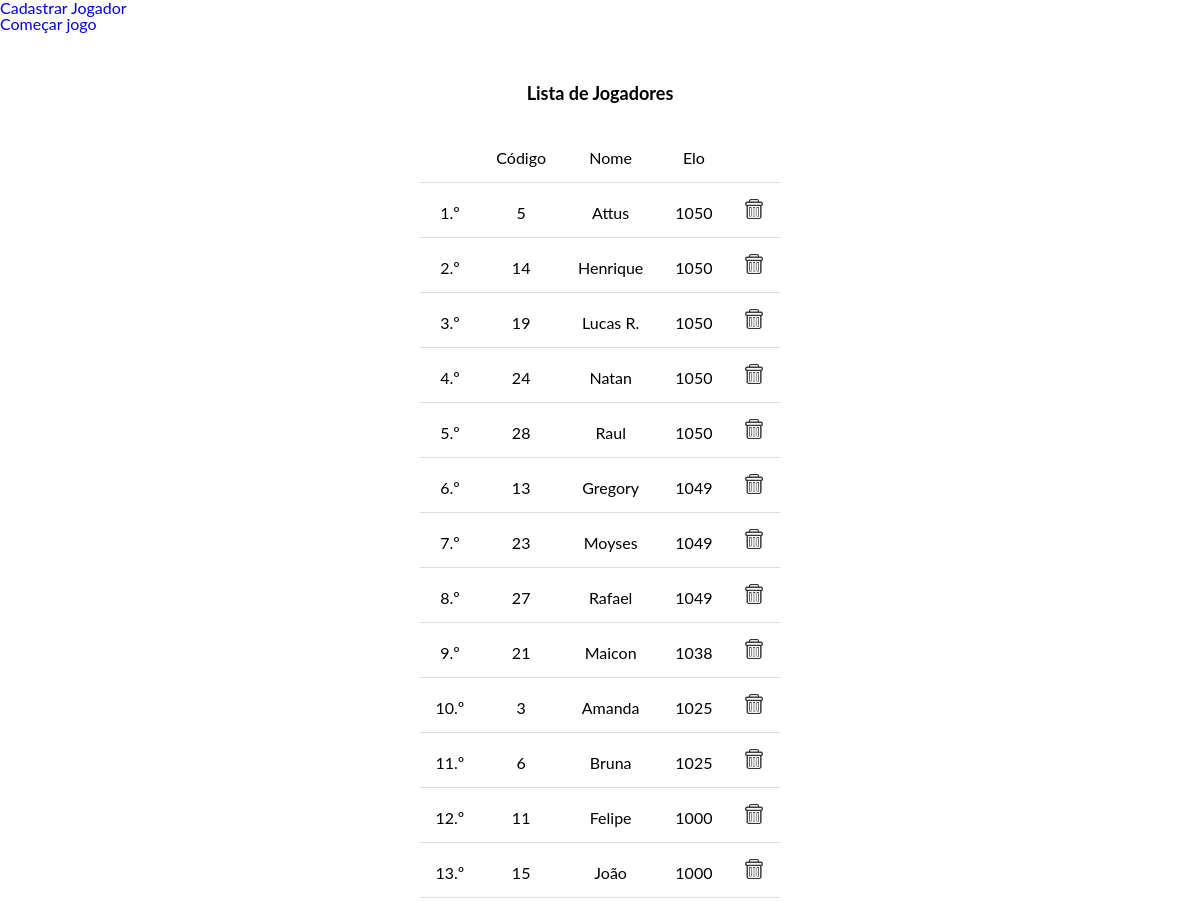
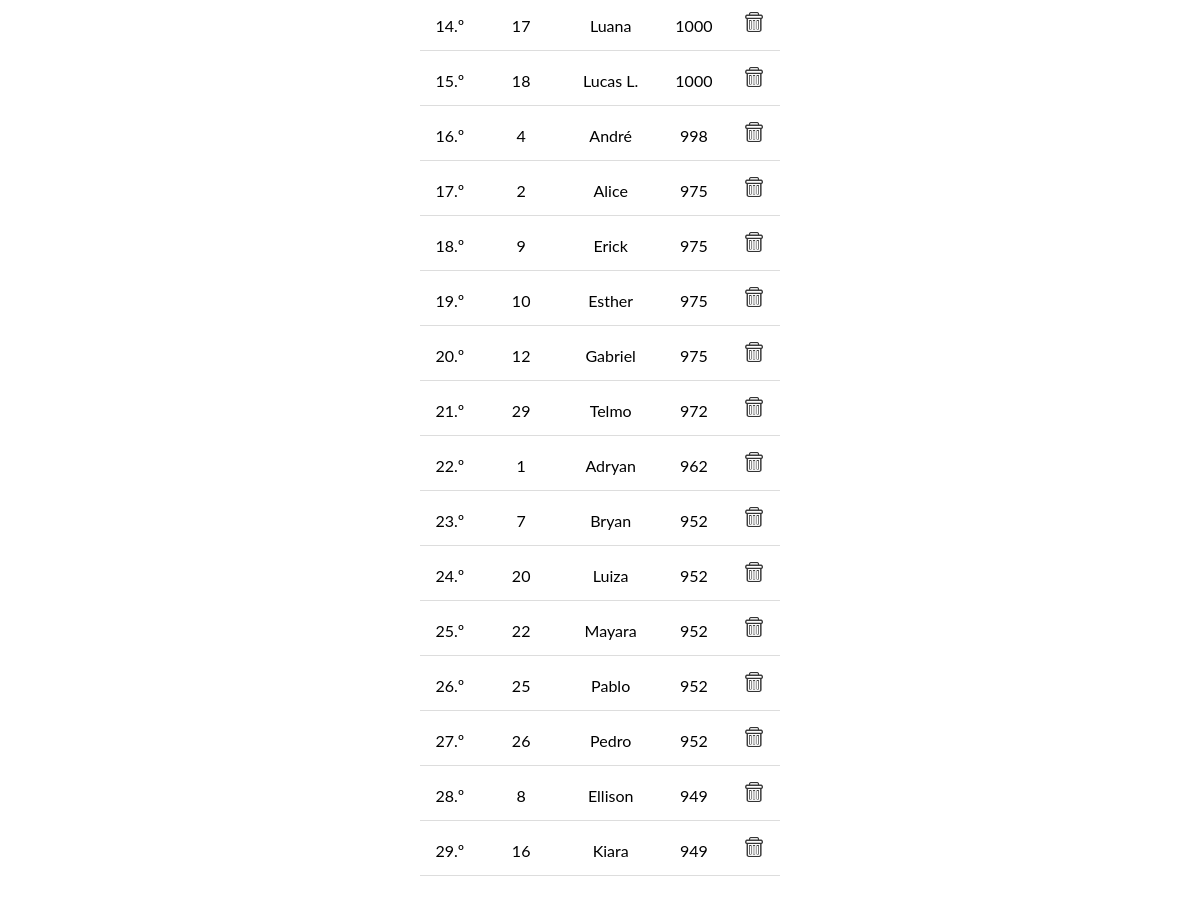
The page / on the database its author committed (2 pictures, top to bottom).
### tables this page shows
CREATE TABLE `jogador` (
  `id_jogador` int(11) NOT NULL,
  `nome_jogador` varchar(55) NOT NULL,
  `elo_jogador` int(5) NOT NULL DEFAULT '1000',
  `login_jogador` varchar(55) NOT NULL,
  `senha_jogador` varchar(55) NOT NULL,
  `numero_vitorias` int(11) NOT NULL DEFAULT '0',
  `numero_derrotas` int(9) NOT NULL DEFAULT '0'
);

### inicio.php (the view)
<?php
  $n = 1;
	include 'conexao.php';
	$sql = "SELECT id_jogador, nome_jogador, elo_jogador FROM jogador ORDER BY elo_jogador desc, nome_jogador asc ";
	$resultado = mysqli_query($conexao, $sql);
?>
<a href="?pagina=formJogador">Cadastrar Jogador</a><br>
<a href="?pagina=jogo">Começar jogo</a>
<div class="lista">
<br>
<h2>Lista de Jogadores</h2>
<br>
<br>
<table border="1">
	<tr>
    <td></td>
		<td>Código</td>
		<td>Nome</td>
		<td>Elo</td>
    <td></td>
<?php
	while ($linha = mysqli_fetch_assoc($resultado)) {
		echo "<tr>";
    echo "<td>$n.º</td>";
		echo "<td>$linha[id_jogador]</td>";
		echo "<td>$linha[nome_jogador]</td>";
		echo "<td>$linha[elo_jogador]</td>";
		echo "<td>";
		echo "<a href='excluirJogador.php?id=$linha[id_jogador]' class='botao'><img src=\"lixo.png\" width=\"20px\"></a>";
		echo "</td>";
		echo "</tr>";
    $n += 1;
	}
?>
	</tr>
</table>
</div>

### index.php (shortened to what this page needs)
<?php
    $pagina = $_GET['pagina'];
    if (!$pagina){
      $pagina = "inicio";
    };
?>
<!DOCTYPE html>
<html lang="pt" dir="ltr">
  <head>
    <link rel="stylesheet" href="css.css">
  </head>
  <body>
    <div class="corpo">
      <?php
        include "$pagina.php";
       ?>
    </div>
  </body>
</html>

### css.css (style rules this page uses)
html, body, div, span, applet, object, iframe, h1, h2, h3, h4, h5, h6, p, blockquote, pre, a, abbr, acronym, address, big, cite, code, del, dfn, em, img, ins, kbd, q, s, samp, small, strike, strong, sub, sup, tt, var, b, u, i, center, dl, dt, dd, ol, ul, li, fieldset, form, label, legend, table, caption, tbody, tfoot, thead, tr, th, td, article, aside, canvas, details, embed, figure, figcaption, footer, header, hgroup, menu, nav, output, ruby, section, summary, time, mark, audio, video { margin: 0; padding: 0; border: 0; font-size: 100%; font: inherit; vertical-align: baseline; }
body { line-height: 1; }
table { border-collapse: collapse; border-spacing: 0; margin: auto; padding: 1em; }
td { margin: auto; padding: 1em; }
.corpo { font-family: Lato; min-height: 100vh; }
h2 { font-size: 18px; font-weight: bold; }
table { width: 20%; }
th, td { border-bottom: 1px solid #ddd; }
.lista, form { text-align: center; margin: auto; padding: 3%; padding-bottom:10vh; }
a { text-decoration: none; }

### rows shown on the page
jogador: id_jogador "5", nome_jogador "Attus", elo_jogador "1050"
jogador: id_jogador "14", nome_jogador "Henrique", elo_jogador "1050"
jogador: id_jogador "19", nome_jogador "Lucas R.", elo_jogador "1050"
jogador: id_jogador "24", nome_jogador "Natan", elo_jogador "1050"
jogador: id_jogador "28", nome_jogador "Raul", elo_jogador "1050"
jogador: id_jogador "13", nome_jogador "Gregory", elo_jogador "1049"
jogador: id_jogador "23", nome_jogador "Moyses", elo_jogador "1049"
jogador: id_jogador "27", nome_jogador "Rafael", elo_jogador "1049"
jogador: id_jogador "21", nome_jogador "Maicon", elo_jogador "1038"
jogador: id_jogador "3", nome_jogador "Amanda", elo_jogador "1025"
jogador: id_jogador "6", nome_jogador "Bruna", elo_jogador "1025"
jogador: id_jogador "11", nome_jogador "Felipe", elo_jogador "1000"
jogador: id_jogador "15", nome_jogador "João", elo_jogador "1000"
jogador: id_jogador "17", nome_jogador "Luana", elo_jogador "1000"
jogador: id_jogador "18", nome_jogador "Lucas L.", elo_jogador "1000"
jogador: id_jogador "4", nome_jogador "André", elo_jogador "998"
jogador: id_jogador "2", nome_jogador "Alice", elo_jogador "975"
jogador: id_jogador "9", nome_jogador "Erick", elo_jogador "975"
jogador: id_jogador "10", nome_jogador "Esther", elo_jogador "975"
jogador: id_jogador "12", nome_jogador "Gabriel", elo_jogador "975"
jogador: id_jogador "29", nome_jogador "Telmo", elo_jogador "972"
jogador: id_jogador "1", nome_jogador "Adryan", elo_jogador "962"
jogador: id_jogador "7", nome_jogador "Bryan", elo_jogador "952"
jogador: id_jogador "20", nome_jogador "Luiza", elo_jogador "952"
jogador: id_jogador "22", nome_jogador "Mayara", elo_jogador "952"
jogador: id_jogador "25", nome_jogador "Pablo", elo_jogador "952"
jogador: id_jogador "26", nome_jogador "Pedro", elo_jogador "952"
jogador: id_jogador "8", nome_jogador "Ellison", elo_jogador "949"
jogador: id_jogador "16", nome_jogador "Kiara", elo_jogador "949"
